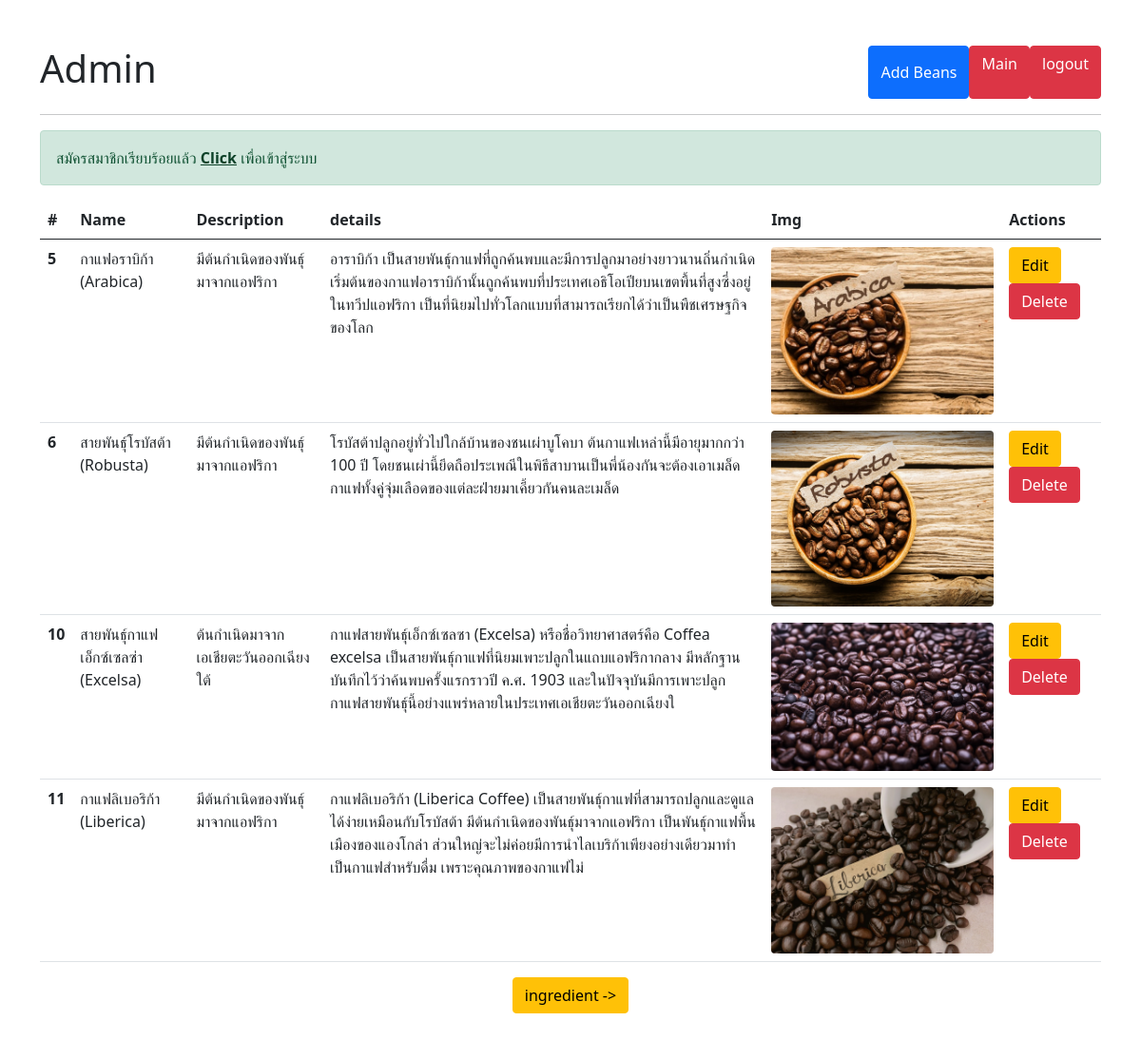
/admin.php (signed in), run on the app's committed database.
### tables this page shows
CREATE TABLE `bansmenu` (
  `id` int(10) NOT NULL,
  `fname` varchar(255) NOT NULL,
  `description` varchar(255) NOT NULL,
  `details` varchar(255) NOT NULL,
  `img` varchar(255) NOT NULL
);

### admin.php (the view, shortened to what this page needs)
<?php
require_once "connectmenu.php";
?>
<!DOCTYPE html>
<html lang="en">
<head>
    <link href="https://cdn.jsdelivr.net/npm/bootstrap@5.0.2/dist/css/bootstrap.min.css" rel="stylesheet">
</head>
<body>
    <div class="container mt-5">
        <div class="row">
            <div class="col-md-6">
                <h1>Admin</h1>
            </div>
            <div class="col-md-6 d-flex justify-content-end">
                <button type="button" class="btn btn-primary" data-bs-toggle="modal" data-bs-target="#userModal">Add Beans</button>
                <a href="main_in.php" class="btn btn-danger" >Main</a>
                <a href="logout.php" class="btn btn-danger">logout</a>
            </div>
        </div>
        <hr>
        <?php if (isset($_SESSION['success'])) { ?>
            <div class="alert alert-success">
                <?php
                echo $_SESSION['success'];
                ?>
            </div>
        <?php } ?>
        <table class="table">
            <thead>
                <tr>
                    <th scope="col">#</th>
                    <th scope="col">Name</th>
                    <th scope="col">Description</th>
                    <th scope="col">details</th>
                    <th scope="col">Img</th>
                    <th scope="col">Actions</th>
                </tr>
            </thead>
            <tbody>
                <?php
                    $stmt = $conn->query("SELECT * FROM bansmenu");
                    $stmt->execute();
                    $bansmenu = $stmt->fetchAll();
                    if (!$bansmenu) {
                        echo "<tr><td colspan='6' class='text-center'>No bansmenu found</td></tr>";
                    } else {
                        foreach ($bansmenu as $bansmenu) {
                ?>
                <tr>
                    <th scope="row"><?= $bansmenu['id'] ?> </th>
                    <td><?= $bansmenu['fname'] ?></td>
                    <td><?= $bansmenu['description'] ?></td>
                    <td><?= $bansmenu['details'] ?></td>
                    <td width = "250px"><img width="100%" src="uploads/<?= $bansmenu['img'] ?>" class="rounded" alt=""></td>
                    <td>
                        <a href="editadmin.php?id=<?= $bansmenu['id'] ?>" class="btn btn-warning" >Edit</a>
                        <a onclick="return confirm('Are you sure you want to delete?');" href="?delete=<?php echo $bansmenu['id']; ?>" class="btn btn-danger">Delete</a>
                    </td>
                </tr>
                <?php  }
                    } ?>
            </tbody>
        </table>
    </div>
    <center>
    <a href="admining.php"  class="btn btn-warning" >ingredient -> </a><br><br><br>
</body>
</html>

### data on the page
bansmenu: id "5", fname "กาแฟอราบิก้า (Arabica)", description "มีต้นกำเนิดของพันธุ์มาจากแอฟริกา", details "อาราบิก้า เป็นสายพันธุ์กาแฟที่ถูกค้นพบและมีการปลูกมาอย่างยาวนานถิ่นกำเนิดเริ่มต้นของกาแฟอาราบิก้านั้นถูกค้นพบที่ประเทศเอธิโอเปียบนเขตพื้นที่สูงซึ่งอยู่ในทวีปแอฟริกา เป็นที่นิยมไปทั่วโลกแบบที่สามารถเรียกได้ว่าเป็นพืชเศรษฐกิจของโลก", img (picture)
bansmenu: id "6", fname "สายพันธุ์โรบัสต้า (Robusta)", description "มีต้นกำเนิดของพันธุ์มาจากแอฟริกา", details "โรบัสต้าปลูกอยู่ทั่วไปใกล้บ้านของชนเผ่าบูโคบา ต้นกาแฟเหล่านี้มีอายุมากกว่า 100 ปี โดยชนเผ่านี้ยึดถือประเพณีในพิธีสาบานเป็นพี่น้องกันจะต้องเอาเมล็ดกาแฟทั้งคู่จุ่มเลือดของแต่ละฝ่ายมาเคี้ยวกันคนละเมล็ด", img (picture)
bansmenu: id "10", fname "สายพันธ์ุกาแฟเอ็กซ์เซลซ่า (Excelsa)", description "ต้นกำเนิดมาจากเอเชียตะวันออกเฉียงใต้", details "กาแฟสายพันธุ์เอ็กซ์เซลซา (Excelsa) หรือชื่อวิทยาศาสตร์คือ Coffea excelsa เป็นสายพันธุ์กาแฟที่นิยมเพาะปลูกในแถบแอฟริกากลาง มีหลักฐานบันทึกไว้ว่าค้นพบครั้งแรกราวปี ค.ศ. 1903 และในปัจจุบันมีการเพาะปลูกกาแฟสายพันธุ์นี้อย่างแพร่หลายในประเทศเอเชียตะวันออกเฉียงใ", img (picture)
bansmenu: id "11", fname "กาแฟลิเบอริก้า (Liberica)", description "มีต้นกำเนิดของพันธุ์มาจากแอฟริกา", details "กาแฟลิเบอริก้า (Liberica Coffee) เป็นสายพันธุ์กาแฟที่สามารถปลูกและดูแลได้ง่ายเหมือนกับโรบัสต้า มีต้นกำเนิดของพันธุ์มาจากแอฟริกา เป็นพันธุ์กาแฟพื้นเมืองของแองโกล่า ส่วนใหญ่จะไม่ค่อยมีการนำไลเบริก้าเพียงอย่างเดียวมาทำเป็นกาแฟสำหรับดื่ม เพราะคุณภาพของกาแฟไม่", img (picture)

### other printed values
$_SESSION['success'] "สมัครสมาชิกเรียบร้อยแล้ว Click เพื่อเข้าสู่ระบบ"
